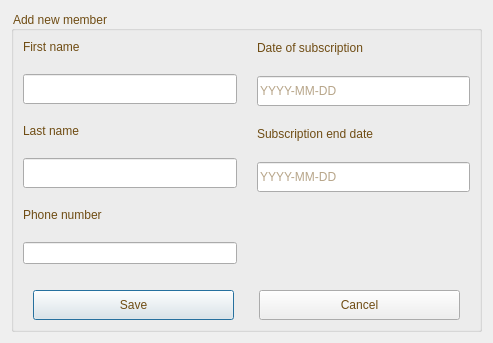
<?xml version="1.0" encoding="UTF-8"?>
<ui version="4.0">
 <class>Finalmember</class>
 <widget class="QDialog" name="Finalmember">
  <property name="geometry">
   <rect>
    <x>0</x>
    <y>0</y>
    <width>493</width>
    <height>309</height>
   </rect>
  </property>
  <property name="windowTitle">
   <string>Dialog</string>
  </property>
  <layout class="QGridLayout" name="gridLayout">
   <item row="0" column="0">
    <widget class="QGroupBox" name="groupBox">
     <property name="styleSheet">
      <string notr="true">color:rgb(111, 76, 19);
font: 18pt &quot;Segoe UI&quot;;</string>
     </property>
     <property name="title">
      <string>Add new member</string>
     </property>
     <layout class="QGridLayout" name="gridLayout_2">
      <item row="0" column="0">
       <layout class="QHBoxLayout" name="horizontalLayout">
        <property name="spacing">
         <number>20</number>
        </property>
        <item>
         <layout class="QVBoxLayout" name="verticalLayout">
          <item>
           <widget class="QLabel" name="label_2">
            <property name="styleSheet">
             <string notr="true">color:rgb(111, 76, 19);
font: 14pt &quot;Segoe UI&quot;;
</string>
            </property>
            <property name="text">
             <string>First name</string>
            </property>
            <property name="buddy">
             <cstring>lineEdit_fname</cstring>
            </property>
           </widget>
          </item>
          <item>
           <widget class="QLineEdit" name="lineEdit_fname">
            <property name="minimumSize">
             <size>
              <width>0</width>
              <height>30</height>
             </size>
            </property>
            <property name="styleSheet">
             <string notr="true">color:rgb(111, 76, 19);
font: 12pt &quot;Segoe UI&quot;;
</string>
            </property>
           </widget>
          </item>
          <item>
           <widget class="QLabel" name="label_3">
            <property name="styleSheet">
             <string notr="true">color:rgb(111, 76, 19);
font: 14pt &quot;Segoe UI&quot;;</string>
            </property>
            <property name="text">
             <string>Last name</string>
            </property>
            <property name="buddy">
             <cstring>lineEdit_lastname</cstring>
            </property>
           </widget>
          </item>
          <item>
           <widget class="QLineEdit" name="lineEdit_lastname">
            <property name="minimumSize">
             <size>
              <width>0</width>
              <height>30</height>
             </size>
            </property>
            <property name="styleSheet">
             <string notr="true">color:rgb(111, 76, 19);
font: 12pt &quot;Segoe UI&quot;;</string>
            </property>
           </widget>
          </item>
          <item>
           <widget class="QLabel" name="label_8">
            <property name="styleSheet">
             <string notr="true">color:rgb(111, 76, 19);
font: 14pt &quot;Segoe UI&quot;;
</string>
            </property>
            <property name="text">
             <string>Phone number</string>
            </property>
            <property name="buddy">
             <cstring>lineEdit_pnum</cstring>
            </property>
           </widget>
          </item>
          <item>
           <widget class="QLineEdit" name="lineEdit_pnum"/>
          </item>
         </layout>
        </item>
        <item>
         <layout class="QVBoxLayout" name="verticalLayout_2">
          <item>
           <widget class="QLabel" name="label_6">
            <property name="sizePolicy">
             <sizepolicy hsizetype="Expanding" vsizetype="Preferred">
              <horstretch>0</horstretch>
              <verstretch>0</verstretch>
             </sizepolicy>
            </property>
            <property name="styleSheet">
             <string notr="true">color:rgb(111, 76, 19);
font: 14pt &quot;Segoe UI&quot;;
</string>
            </property>
            <property name="text">
             <string>Date of subscription</string>
            </property>
           </widget>
          </item>
          <item>
           <widget class="QLineEdit" name="lineEdit_subdate">
            <property name="minimumSize">
             <size>
              <width>0</width>
              <height>30</height>
             </size>
            </property>
            <property name="styleSheet">
             <string notr="true">color:rgb(111, 76, 19);
font: 12pt &quot;Segoe UI&quot;;

</string>
            </property>
            <property name="placeholderText">
             <string>YYYY-MM-DD</string>
            </property>
           </widget>
          </item>
          <item>
           <widget class="QLabel" name="label_5">
            <property name="sizePolicy">
             <sizepolicy hsizetype="Expanding" vsizetype="Preferred">
              <horstretch>0</horstretch>
              <verstretch>0</verstretch>
             </sizepolicy>
            </property>
            <property name="styleSheet">
             <string notr="true">color:rgb(111, 76, 19);
font: 14pt &quot;Segoe UI&quot;;</string>
            </property>
            <property name="text">
             <string>Subscription end date</string>
            </property>
           </widget>
          </item>
          <item>
           <widget class="QLineEdit" name="lineEdit_enddate">
            <property name="minimumSize">
             <size>
              <width>0</width>
              <height>30</height>
             </size>
            </property>
            <property name="styleSheet">
             <string notr="true">color:rgb(111, 76, 19);
font: 12pt &quot;Segoe UI&quot;;
</string>
            </property>
            <property name="placeholderText">
             <string>YYYY-MM-DD</string>
            </property>
           </widget>
          </item>
          <item>
           <widget class="QLabel" name="label">
            <property name="text">
             <string/>
            </property>
           </widget>
          </item>
          <item>
           <widget class="QLineEdit" name="lineEdit_4">
            <property name="enabled">
             <bool>false</bool>
            </property>
            <property name="styleSheet">
             <string notr="true">background: transparent;
border: none;
</string>
            </property>
           </widget>
          </item>
         </layout>
        </item>
       </layout>
      </item>
      <item row="1" column="0">
       <layout class="QHBoxLayout" name="horizontalLayout_3">
        <property name="spacing">
         <number>25</number>
        </property>
        <property name="leftMargin">
         <number>10</number>
        </property>
        <property name="topMargin">
         <number>20</number>
        </property>
        <property name="rightMargin">
         <number>10</number>
        </property>
        <item>
         <widget class="QPushButton" name="pushButton_save">
          <property name="minimumSize">
           <size>
            <width>0</width>
            <height>30</height>
           </size>
          </property>
          <property name="cursor">
           <cursorShape>PointingHandCursor</cursorShape>
          </property>
          <property name="styleSheet">
           <string notr="true">color:rgb(111, 76, 19);
font: 14pt &quot;Segoe UI&quot;;</string>
          </property>
          <property name="text">
           <string>Save</string>
          </property>
         </widget>
        </item>
        <item>
         <widget class="QPushButton" name="pushButton_cancel">
          <property name="minimumSize">
           <size>
            <width>0</width>
            <height>30</height>
           </size>
          </property>
          <property name="cursor">
           <cursorShape>PointingHandCursor</cursorShape>
          </property>
          <property name="styleSheet">
           <string notr="true">color:rgb(111, 76, 19);
font: 14pt &quot;Segoe UI&quot;;</string>
          </property>
          <property name="text">
           <string>Cancel</string>
          </property>
         </widget>
        </item>
       </layout>
      </item>
     </layout>
    </widget>
   </item>
  </layout>
 </widget>
 <resources/>
 <connections/>
</ui>
